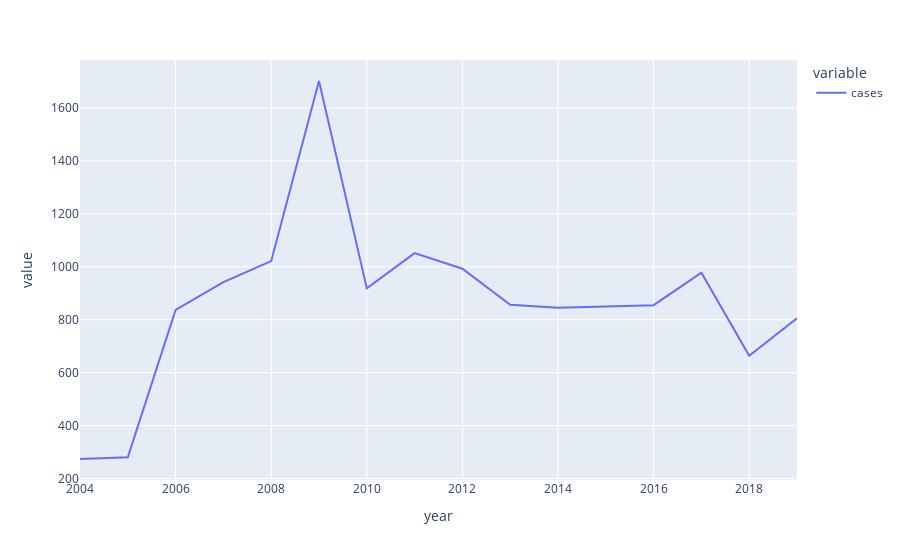

The notebook cell saved with this chart:
### Code cell
px.line(df.groupby('year')['cases'].mean(), )

### Figure 1 — Plotly figure (JSON) as saved in the notebook; plotly's stock layout.template omitted (floating-point values rounded to 4 significant figures)
{"data": [{"hovertemplate": "variable=cases<br>year=%{x}<br>value=%{y}<extra></extra>", "legendgroup": "cases", "line": {"color": "#636efa", "dash": "solid"}, "marker": {"symbol": "circle"}, "mode": "lines", "name": "cases", "orientation": "v", "showlegend": true, "type": "scatter", "x": [2004, 2005, 2006, 2007, 2008, 2009, 2010, 2011, 2012, 2013, 2014, 2015, 2016, 2017, 2018, 2019], "xaxis": "x", "y": [274.0, 280.6, 837.2, 941.7, 1021.0, 1701.0, 918.2, 1051.0, 992.7, 856.5, 844.7, 848.8, 854.9, 977.6, 663.6, 805.2], "yaxis": "y"}], "layout": {"legend": {"title": {"text": "variable"}, "tracegroupgap": 0}, "margin": {"t": 60}, "xaxis": {"anchor": "y", "domain": [0, 1], "title": {"text": "year"}}, "yaxis": {"anchor": "x", "domain": [0, 1], "title": {"text": "value"}}}}
